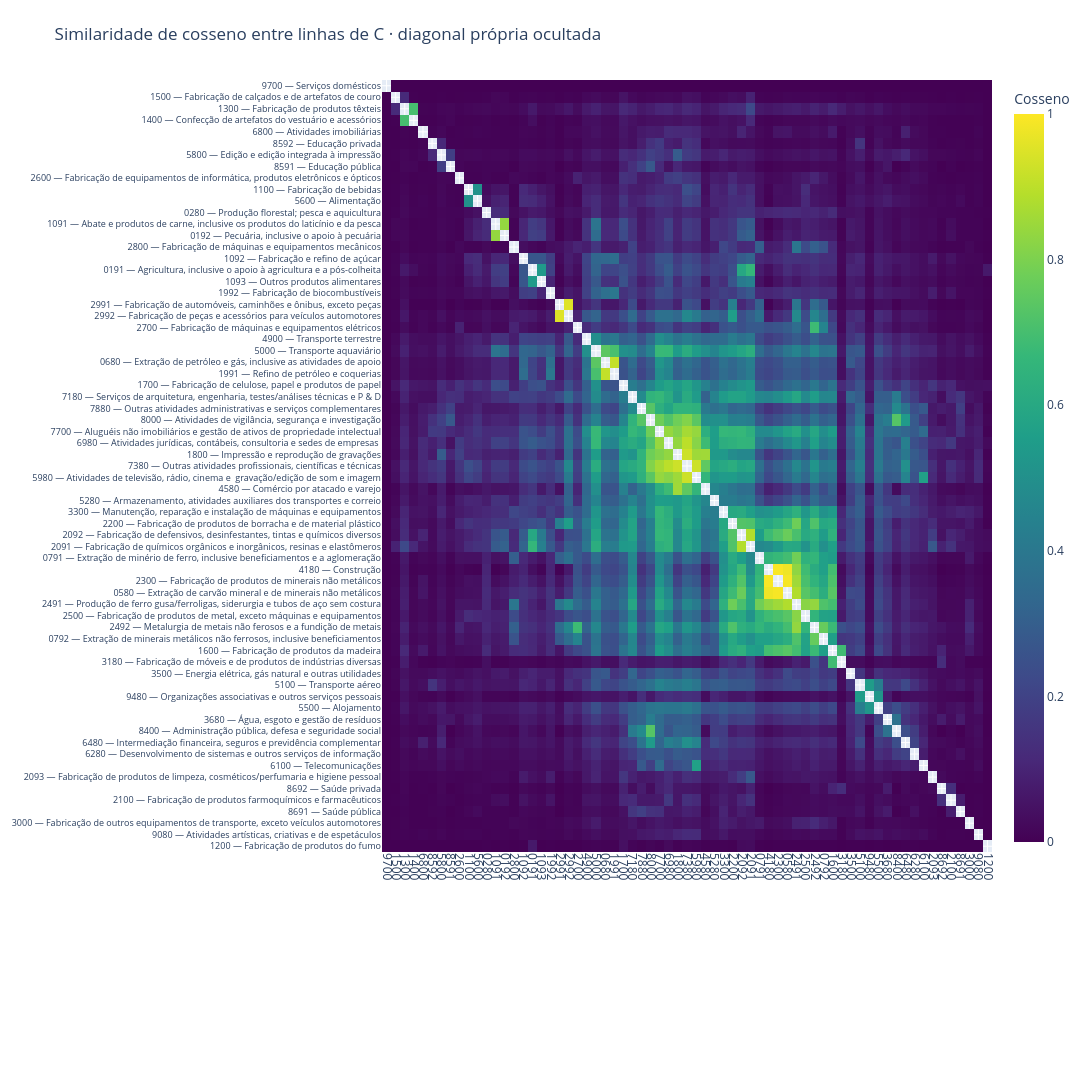
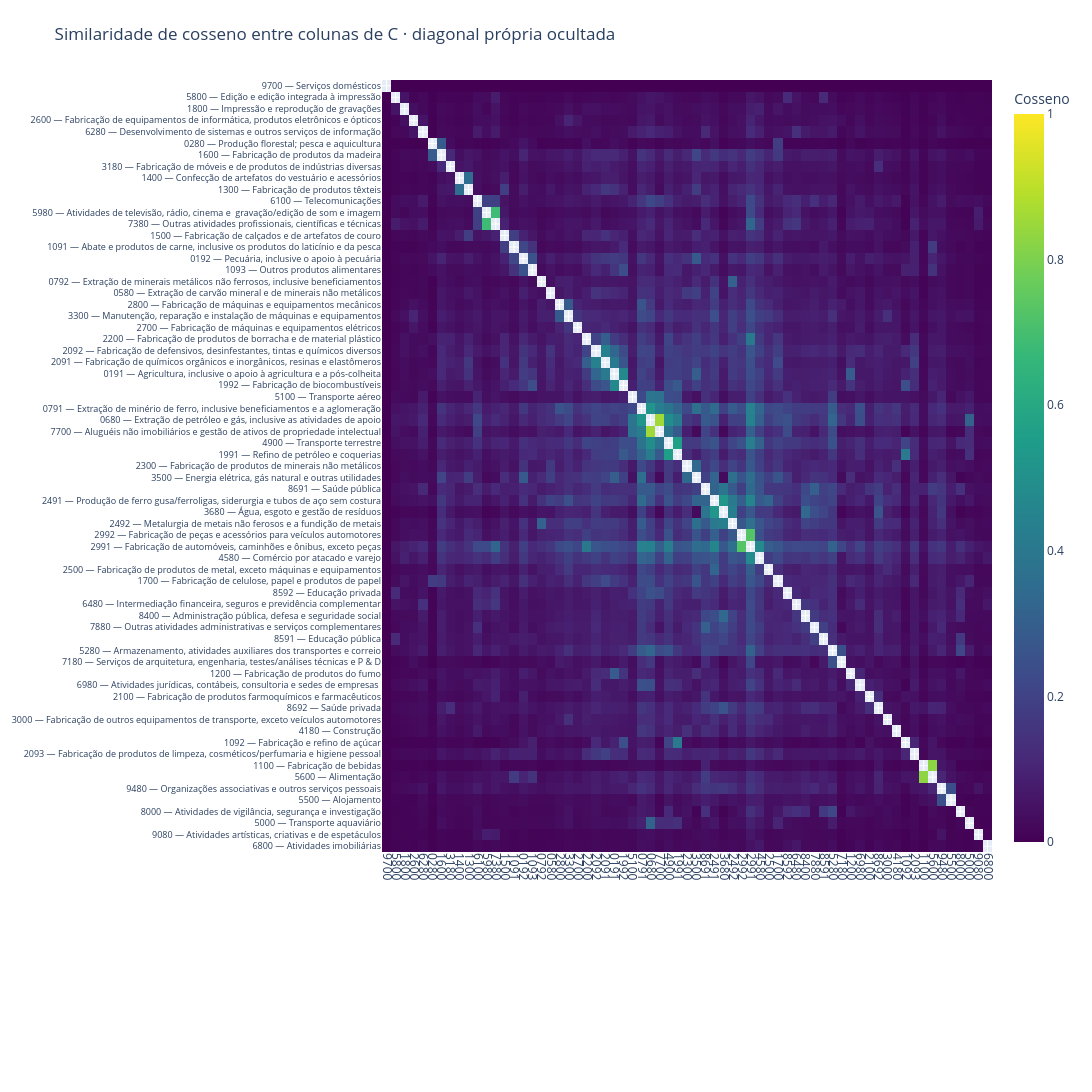

The cell these charts' notebook holds for them, in order:
### Markdown cell above
## 7. Similaridade dos setores: perfis de linhas e colunas

Usamos as similaridades calculadas na seção 2, a partir de **C completa, incluindo a diagonal**. A exclusão da diagonal é somente um recorte dos desenhos de fluxos: não alteramos silenciosamente a definição dos perfis.

- **Linhas:** dois emissores são semelhantes quando distribuem suas emissões entre os mesmos destinos em proporções parecidas.
- **Colunas:** duas atividades de demanda final são semelhantes quando dependem das mesmas origens emissoras em proporções parecidas.

As cores vão de 0 a 1, independentemente do volume de emissões. Uma diagonal própria dominante pode reduzir a similaridade entre setores diferentes. A diagonal das matrizes de similaridade (comparação de um perfil consigo mesmo) vale 1 e é ocultada somente nos mapas e nos rankings.

Ordenamos os mapas por agrupamento hierárquico com ligação média e dissimilaridade $1-s$. Isso aproxima perfis semelhantes no desenho; não define grupos econômicos nem um número de clusters. A ordem é a mesma nos dois eixos de cada mapa, mas pode diferir entre os mapas. Vetores nulos, se existirem, ficam fora do agrupamento e ao fim do mapa com comparações indefinidas.

### Code cell
from scipy.cluster.hierarchy import linkage, leaves_list
from scipy.spatial.distance import squareform, cdist

figuras_similaridade = {}
pares_similares = {}
for tipo, similaridade, perfis in [
    ("linhas", similaridade_linhas, C.to_numpy()),
    ("colunas", similaridade_colunas, C.to_numpy().T),
]:
    # Conferência independente das similaridades dos perfis originais.
    np.testing.assert_allclose(similaridade.to_numpy(), 1-cdist(perfis, perfis, metric="cosine"),
                               atol=1e-12, equal_nan=True)
    validos = similaridade.index[np.isfinite(np.diag(similaridade))]
    indefinidos = similaridade.index[~np.isfinite(np.diag(similaridade))]
    if len(validos) > 1:
        distancias = np.clip(1-similaridade.loc[validos, validos].to_numpy(), 0, 1)
        distancias = (distancias + distancias.T)/2
        np.fill_diagonal(distancias, 0)
        arvore = linkage(squareform(distancias), method="average", optimal_ordering=True)
        ordem = validos[leaves_list(arvore)].tolist() + indefinidos.tolist()
    else:
        ordem = validos.tolist() + indefinidos.tolist()
    mapa = similaridade.loc[ordem, ordem].to_numpy(copy=True)
    np.fill_diagonal(mapa, np.nan)
    descricoes = [f"{codigo} — {nomes[codigo]}" for codigo in ordem]
    fig = go.Figure(go.Heatmap(
        z=mapa, x=descricoes, y=descricoes, zmin=0, zmax=1,
        colorscale="Viridis", colorbar=dict(title="Cosseno"), hoverongaps=False,
        hovertemplate="%{y}<br>%{x}<br>Similaridade: %{z:.4f}<extra></extra>",
    ))
    fig.update_layout(title=f"Similaridade de cosseno entre {tipo} de C · diagonal própria ocultada",
                      height=1100, width=1400, margin=dict(l=360, b=240, t=80, r=80))
    fig.update_xaxes(tickmode="array", tickvals=descricoes, ticktext=ordem, tickangle=90)
    fig.update_yaxes(autorange="reversed", tickfont=dict(size=9))
    figuras_similaridade[tipo] = fig
    fig.show()

    # Cada par aparece uma vez; excluímos comparações consigo mesmo.
    i, j = np.triu_indices(len(similaridade), k=1)
    pares = pd.DataFrame({
        "atividade_1": similaridade.index.to_numpy()[i],
        "atividade_2": similaridade.columns.to_numpy()[j],
        "similaridade": similaridade.to_numpy()[i, j],
    }).dropna(subset=["similaridade"])
    pares["descricao_1"] = pares["atividade_1"].map(nomes)
    pares["descricao_2"] = pares["atividade_2"].map(nomes)
    pares = pares.sort_values(["similaridade", "atividade_1", "atividade_2"], ascending=[False, True, True])
    pares_similares[tipo] = pares
    print(f"Dez pares mais semelhantes — {tipo}:")
    display(pares.head(10))

### Figure 1 — Plotly figure (JSON) as saved in the notebook; plotly's stock layout.template omitted (floating-point values rounded to 4 significant figures; data arrays with more than 128 entries replaced by an {"elided": "..."} marker saying what was removed)
{"data": [{"colorbar": {"title": {"text": "Cosseno"}}, "colorscale": [[0.0, "#440154"], [0.1111, "#482878"], [0.2222, "#3e4989"], [0.3333, "#31688e"], [0.4444, "#26828e"], [0.5556, "#1f9e89"], [0.6667, "#35b779"], [0.7778, "#6ece58"], [0.8889, "#b5de2b"], [1.0, "#fde725"]], "hoverongaps": false, "hovertemplate": "%{y}<br>%{x}<br>Similaridade: %{z:.4f}<extra></extra>", "x": ["9700 — Serviços domésticos", "1500 — Fabricação de calçados e de artefatos de couro", "1300 — Fabricação de produtos têxteis", "1400 — Confecção de artefatos do vestuário e acessórios", "6800 — Atividades imobiliárias", "8592 — Educação privada", "5800 — Edição e edição integrada à impressão", "8591 — Educação pública", "2600 — Fabricação de equipamentos de informática, produtos eletrônicos e ópticos", "1100 — Fabricação de bebidas", "5600 — Alimentação", "0280 — Produção florestal; pesca e aquicultura", "1091 — Abate e produtos de carne, inclusive os produtos do laticínio e da pesca", "0192 — Pecuária, inclusive o apoio à pecuária", "2800 — Fabricação de máquinas e equipamentos mecânicos", "1092 — Fabricação e refino de açúcar", "0191 — Agricultura, inclusive o apoio à agricultura e a pós-colheita", "1093 — Outros produtos alimentares", "1992 — Fabricação de biocombustíveis", "2991 — Fabricação de automóveis, caminhões e ônibus, exceto peças", "2992 — Fabricação de peças e acessórios para veículos automotores", "2700 — Fabricação de máquinas e equipamentos elétricos", "4900 — Transporte terrestre", "5000 — Transporte aquaviário", "0680 — Extração de petróleo e gás, inclusive as atividades de apoio", "1991 — Refino de petróleo e coquerias", "1700 — Fabricação de celulose, papel e produtos de papel", "7180 — Serviços de arquitetura, engenharia, testes/análises técnicas e P & D", "7880 — Outras atividades administrativas e serviços complementares", "8000 — Atividades de vigilância, segurança e investigação", "7700 — Aluguéis não imobiliários e gestão de ativos de propriedade intelectual", "6980 — Atividades jurídicas, contábeis, consultoria e sedes de empresas ", "1800 — Impressão e reprodução de gravações", "7380 — Outras atividades profissionais, científicas e técnicas", "5980 — Atividades de televisão, rádio, cinema e  gravação/edição de som e imagem", "4580 — Comércio por atacado e varejo", "5280 — Armazenamento, atividades auxiliares dos transportes e correio", "3300 — Manutenção, reparação e instalação de máquinas e equipamentos", "2200 — Fabricação de produtos de borracha e de material plástico", "2092 — Fabricação de defensivos, desinfestantes, tintas e químicos diversos", "2091 — Fabricação de químicos orgânicos e inorgânicos, resinas e elastômeros", "0791 — Extração de minério de ferro, inclusive beneficiamentos e a aglomeração", "4180 — Construção", "2300 — Fabricação de produtos de minerais não metálicos", "0580 — Extração de carvão mineral e de minerais não metálicos", "2491 — Produção de ferro gusa/ferroligas, siderurgia e tubos de aço sem costura", "2500 — Fabricação de produtos de metal, exceto máquinas e equipamentos", "2492 — Metalurgia de metais não ferosos e a fundição de metais", "0792 — Extração de minerais metálicos não ferrosos, inclusive beneficiamentos", "1600 — Fabricação de produtos da madeira", "3180 — Fabricação de móveis e de produtos de indústrias diversas", "3500 — Energia elétrica, gás natural e outras utilidades", "5100 — Transporte aéreo", "9480 — Organizações associativas e outros serviços pessoais", "5500 — Alojamento", "3680 — Água, esgoto e gestão de resíduos", "8400 — Administração pública, defesa e seguridade social", "6480 — Intermediação financeira, seguros e previdência complementar", "6280 — Desenvolvimento de sistemas e outros serviços de informação", "6100 — Telecomunicações", "2093 — Fabricação de produtos de limpeza, cosméticos/perfumaria e higiene pessoal", "8692 — Saúde privada", "2100 — Fabricação de produtos farmoquímicos e farmacêuticos", "8691 — Saúde pública", "3000 — Fabricação de outros equipamentos de transporte, exceto veículos automotores", "9080 — Atividades artísticas, criativas e de espetáculos", "1200 — Fabricação de produtos do fumo"], "y": ["9700 — Serviços domésticos", "1500 — Fabricação de calçados e de artefatos de couro", "1300 — Fabricação de produtos têxteis", "1400 — Confecção de artefatos do vestuário e acessórios", "6800 — Atividades imobiliárias", "8592 — Educação privada", "5800 — Edição e edição integrada à impressão", "8591 — Educação pública", "2600 — Fabricação de equipamentos de informática, produtos eletrônicos e ópticos", "1100 — Fabricação de bebidas", "5600 — Alimentação", "0280 — Produção florestal; pesca e aquicultura", "1091 — Abate e produtos de carne, inclusive os produtos do laticínio e da pesca", "0192 — Pecuária, inclusive o apoio à pecuária", "2800 — Fabricação de máquinas e equipamentos mecânicos", "1092 — Fabricação e refino de açúcar", "0191 — Agricultura, inclusive o apoio à agricultura e a pós-colheita", "1093 — Outros produtos alimentares", "1992 — Fabricação de biocombustíveis", "2991 — Fabricação de automóveis, caminhões e ônibus, exceto peças", "2992 — Fabricação de peças e acessórios para veículos automotores", "2700 — Fabricação de máquinas e equipamentos elétricos", "4900 — Transporte terrestre", "5000 — Transporte aquaviário", "0680 — Extração de petróleo e gás, inclusive as atividades de apoio", "1991 — Refino de petróleo e coquerias", "1700 — Fabricação de celulose, papel e produtos de papel", "7180 — Serviços de arquitetura, engenharia, testes/análises técnicas e P & D", "7880 — Outras atividades administrativas e serviços complementares", "8000 — Atividades de vigilância, segurança e investigação", "7700 — Aluguéis não imobiliários e gestão de ativos de propriedade intelectual", "6980 — Atividades jurídicas, contábeis, consultoria e sedes de empresas ", "1800 — Impressão e reprodução de gravações", "7380 — Outras atividades profissionais, científicas e técnicas", "5980 — Atividades de televisão, rádio, cinema e  gravação/edição de som e imagem", "4580 — Comércio por atacado e varejo", "5280 — Armazenamento, atividades auxiliares dos transportes e correio", "3300 — Manutenção, reparação e instalação de máquinas e equipamentos", "2200 — Fabricação de produtos de borracha e de material plástico", "2092 — Fabricação de defensivos, desinfestantes, tintas e químicos diversos", "2091 — Fabricação de químicos orgânicos e inorgânicos, resinas e elastômeros", "0791 — Extração de minério de ferro, inclusive beneficiamentos e a aglomeração", "4180 — Construção", "2300 — Fabricação de produtos de minerais não metálicos", "0580 — Extração de carvão mineral e de minerais não metálicos", "2491 — Produção de ferro gusa/ferroligas, siderurgia e tubos de aço sem costura", "2500 — Fabricação de produtos de metal, exceto máquinas e equipamentos", "2492 — Metalurgia de metais não ferosos e a fundição de metais", "0792 — Extração de minerais metálicos não ferrosos, inclusive beneficiamentos", "1600 — Fabricação de produtos da madeira", "3180 — Fabricação de móveis e de produtos de indústrias diversas", "3500 — Energia elétrica, gás natural e outras utilidades", "5100 — Transporte aéreo", "9480 — Organizações associativas e outros serviços pessoais", "5500 — Alojamento", "3680 — Água, esgoto e gestão de resíduos", "8400 — Administração pública, defesa e seguridade social", "6480 — Intermediação financeira, seguros e previdência complementar", "6280 — Desenvolvimento de sistemas e outros serviços de informação", "6100 — Telecomunicações", "2093 — Fabricação de produtos de limpeza, cosméticos/perfumaria e higiene pessoal", "8692 — Saúde privada", "2100 — Fabricação de produtos farmoquímicos e farmacêuticos", "8691 — Saúde pública", "3000 — Fabricação de outros equipamentos de transporte, exceto veículos automotores", "9080 — Atividades artísticas, criativas e de espetáculos", "1200 — Fabricação de produtos do fumo"], "z": {"elided": "67x67 float values"}, "zmax": 1, "zmin": 0, "type": "heatmap"}], "layout": {"margin": {"l": 360, "b": 240, "t": 80, "r": 80}, "title": {"text": "Similaridade de cosseno entre linhas de C · diagonal própria ocultada"}, "height": 1100, "width": 1400, "xaxis": {"tickmode": "array", "tickvals": ["9700 — Serviços domésticos", "1500 — Fabricação de calçados e de artefatos de couro", "1300 — Fabricação de produtos têxteis", "1400 — Confecção de artefatos do vestuário e acessórios", "6800 — Atividades imobiliárias", "8592 — Educação privada", "5800 — Edição e edição integrada à impressão", "8591 — Educação pública", "2600 — Fabricação de equipamentos de informática, produtos eletrônicos e ópticos", "1100 — Fabricação de bebidas", "5600 — Alimentação", "0280 — Produção florestal; pesca e aquicultura", "1091 — Abate e produtos de carne, inclusive os produtos do laticínio e da pesca", "0192 — Pecuária, inclusive o apoio à pecuária", "2800 — Fabricação de máquinas e equipamentos mecânicos", "1092 — Fabricação e refino de açúcar", "0191 — Agricultura, inclusive o apoio à agricultura e a pós-colheita", "1093 — Outros produtos alimentares", "1992 — Fabricação de biocombustíveis", "2991 — Fabricação de automóveis, caminhões e ônibus, exceto peças", "2992 — Fabricação de peças e acessórios para veículos automotores", "2700 — Fabricação de máquinas e equipamentos elétricos", "4900 — Transporte terrestre", "5000 — Transporte aquaviário", "0680 — Extração de petróleo e gás, inclusive as atividades de apoio", "1991 — Refino de petróleo e coquerias", "1700 — Fabricação de celulose, papel e produtos de papel", "7180 — Serviços de arquitetura, engenharia, testes/análises técnicas e P & D", "7880 — Outras atividades administrativas e serviços complementares", "8000 — Atividades de vigilância, segurança e investigação", "7700 — Aluguéis não imobiliários e gestão de ativos de propriedade intelectual", "6980 — Atividades jurídicas, contábeis, consultoria e sedes de empresas ", "1800 — Impressão e reprodução de gravações", "7380 — Outras atividades profissionais, científicas e técnicas", "5980 — Atividades de televisão, rádio, cinema e  gravação/edição de som e imagem", "4580 — Comércio por atacado e varejo", "5280 — Armazenamento, atividades auxiliares dos transportes e correio", "3300 — Manutenção, reparação e instalação de máquinas e equipamentos", "2200 — Fabricação de produtos de borracha e de material plástico", "2092 — Fabricação de defensivos, desinfestantes, tintas e químicos diversos", "2091 — Fabricação de químicos orgânicos e inorgânicos, resinas e elastômeros", "0791 — Extração de minério de ferro, inclusive beneficiamentos e a aglomeração", "4180 — Construção", "2300 — Fabricação de produtos de minerais não metálicos", "0580 — Extração de carvão mineral e de minerais não metálicos", "2491 — Produção de ferro gusa/ferroligas, siderurgia e tubos de aço sem costura", "2500 — Fabricação de produtos de metal, exceto máquinas e equipamentos", "2492 — Metalurgia de metais não ferosos e a fundição de metais", "0792 — Extração de minerais metálicos não ferrosos, inclusive beneficiamentos", "1600 — Fabricação de produtos da madeira", "3180 — Fabricação de móveis e de produtos de indústrias diversas", "3500 — Energia elétrica, gás natural e outras utilidades", "5100 — Transporte aéreo", "9480 — Organizações associativas e outros serviços pessoais", "5500 — Alojamento", "3680 — Água, esgoto e gestão de resíduos", "8400 — Administração pública, defesa e seguridade social", "6480 — Intermediação financeira, seguros e previdência complementar", "6280 — Desenvolvimento de sistemas e outros serviços de informação", "6100 — Telecomunicações", "2093 — Fabricação de produtos de limpeza, cosméticos/perfumaria e higiene pessoal", "8692 — Saúde privada", "2100 — Fabricação de produtos farmoquímicos e farmacêuticos", "8691 — Saúde pública", "3000 — Fabricação de outros equipamentos de transporte, exceto veículos automotores", "9080 — Atividades artísticas, criativas e de espetáculos", "1200 — Fabricação de produtos do fumo"], "ticktext": ["9700", "1500", "1300", "1400", "6800", "8592", "5800", "8591", "2600", "1100", "5600", "0280", "1091", "0192", "2800", "1092", "0191", "1093", "1992", "2991", "2992", "2700", "4900", "5000", "0680", "1991", "1700", "7180", "7880", "8000", "7700", "6980", "1800", "7380", "5980", "4580", "5280", "3300", "2200", "2092", "2091", "0791", "4180", "2300", "0580", "2491", "2500", "2492", "0792", "1600", "3180", "3500", "5100", "9480", "5500", "3680", "8400", "6480", "6280", "6100", "2093", "8692", "2100", "8691", "3000", "9080", "1200"], "tickangle": 90}, "yaxis": {"tickfont": {"size": 9}, "autorange": "reversed"}}}

### Figure 2 — Plotly figure (JSON) as saved in the notebook; plotly's stock layout.template omitted (floating-point values rounded to 4 significant figures; data arrays with more than 128 entries replaced by an {"elided": "..."} marker saying what was removed)
{"data": [{"colorbar": {"title": {"text": "Cosseno"}}, "colorscale": [[0.0, "#440154"], [0.1111, "#482878"], [0.2222, "#3e4989"], [0.3333, "#31688e"], [0.4444, "#26828e"], [0.5556, "#1f9e89"], [0.6667, "#35b779"], [0.7778, "#6ece58"], [0.8889, "#b5de2b"], [1.0, "#fde725"]], "hoverongaps": false, "hovertemplate": "%{y}<br>%{x}<br>Similaridade: %{z:.4f}<extra></extra>", "x": ["9700 — Serviços domésticos", "5800 — Edição e edição integrada à impressão", "1800 — Impressão e reprodução de gravações", "2600 — Fabricação de equipamentos de informática, produtos eletrônicos e ópticos", "6280 — Desenvolvimento de sistemas e outros serviços de informação", "0280 — Produção florestal; pesca e aquicultura", "1600 — Fabricação de produtos da madeira", "3180 — Fabricação de móveis e de produtos de indústrias diversas", "1400 — Confecção de artefatos do vestuário e acessórios", "1300 — Fabricação de produtos têxteis", "6100 — Telecomunicações", "5980 — Atividades de televisão, rádio, cinema e  gravação/edição de som e imagem", "7380 — Outras atividades profissionais, científicas e técnicas", "1500 — Fabricação de calçados e de artefatos de couro", "1091 — Abate e produtos de carne, inclusive os produtos do laticínio e da pesca", "0192 — Pecuária, inclusive o apoio à pecuária", "1093 — Outros produtos alimentares", "0792 — Extração de minerais metálicos não ferrosos, inclusive beneficiamentos", "0580 — Extração de carvão mineral e de minerais não metálicos", "2800 — Fabricação de máquinas e equipamentos mecânicos", "3300 — Manutenção, reparação e instalação de máquinas e equipamentos", "2700 — Fabricação de máquinas e equipamentos elétricos", "2200 — Fabricação de produtos de borracha e de material plástico", "2092 — Fabricação de defensivos, desinfestantes, tintas e químicos diversos", "2091 — Fabricação de químicos orgânicos e inorgânicos, resinas e elastômeros", "0191 — Agricultura, inclusive o apoio à agricultura e a pós-colheita", "1992 — Fabricação de biocombustíveis", "5100 — Transporte aéreo", "0791 — Extração de minério de ferro, inclusive beneficiamentos e a aglomeração", "0680 — Extração de petróleo e gás, inclusive as atividades de apoio", "7700 — Aluguéis não imobiliários e gestão de ativos de propriedade intelectual", "4900 — Transporte terrestre", "1991 — Refino de petróleo e coquerias", "2300 — Fabricação de produtos de minerais não metálicos", "3500 — Energia elétrica, gás natural e outras utilidades", "8691 — Saúde pública", "2491 — Produção de ferro gusa/ferroligas, siderurgia e tubos de aço sem costura", "3680 — Água, esgoto e gestão de resíduos", "2492 — Metalurgia de metais não ferosos e a fundição de metais", "2992 — Fabricação de peças e acessórios para veículos automotores", "2991 — Fabricação de automóveis, caminhões e ônibus, exceto peças", "4580 — Comércio por atacado e varejo", "2500 — Fabricação de produtos de metal, exceto máquinas e equipamentos", "1700 — Fabricação de celulose, papel e produtos de papel", "8592 — Educação privada", "6480 — Intermediação financeira, seguros e previdência complementar", "8400 — Administração pública, defesa e seguridade social", "7880 — Outras atividades administrativas e serviços complementares", "8591 — Educação pública", "5280 — Armazenamento, atividades auxiliares dos transportes e correio", "7180 — Serviços de arquitetura, engenharia, testes/análises técnicas e P & D", "1200 — Fabricação de produtos do fumo", "6980 — Atividades jurídicas, contábeis, consultoria e sedes de empresas ", "2100 — Fabricação de produtos farmoquímicos e farmacêuticos", "8692 — Saúde privada", "3000 — Fabricação de outros equipamentos de transporte, exceto veículos automotores", "4180 — Construção", "1092 — Fabricação e refino de açúcar", "2093 — Fabricação de produtos de limpeza, cosméticos/perfumaria e higiene pessoal", "1100 — Fabricação de bebidas", "5600 — Alimentação", "9480 — Organizações associativas e outros serviços pessoais", "5500 — Alojamento", "8000 — Atividades de vigilância, segurança e investigação", "5000 — Transporte aquaviário", "9080 — Atividades artísticas, criativas e de espetáculos", "6800 — Atividades imobiliárias"], "y": ["9700 — Serviços domésticos", "5800 — Edição e edição integrada à impressão", "1800 — Impressão e reprodução de gravações", "2600 — Fabricação de equipamentos de informática, produtos eletrônicos e ópticos", "6280 — Desenvolvimento de sistemas e outros serviços de informação", "0280 — Produção florestal; pesca e aquicultura", "1600 — Fabricação de produtos da madeira", "3180 — Fabricação de móveis e de produtos de indústrias diversas", "1400 — Confecção de artefatos do vestuário e acessórios", "1300 — Fabricação de produtos têxteis", "6100 — Telecomunicações", "5980 — Atividades de televisão, rádio, cinema e  gravação/edição de som e imagem", "7380 — Outras atividades profissionais, científicas e técnicas", "1500 — Fabricação de calçados e de artefatos de couro", "1091 — Abate e produtos de carne, inclusive os produtos do laticínio e da pesca", "0192 — Pecuária, inclusive o apoio à pecuária", "1093 — Outros produtos alimentares", "0792 — Extração de minerais metálicos não ferrosos, inclusive beneficiamentos", "0580 — Extração de carvão mineral e de minerais não metálicos", "2800 — Fabricação de máquinas e equipamentos mecânicos", "3300 — Manutenção, reparação e instalação de máquinas e equipamentos", "2700 — Fabricação de máquinas e equipamentos elétricos", "2200 — Fabricação de produtos de borracha e de material plástico", "2092 — Fabricação de defensivos, desinfestantes, tintas e químicos diversos", "2091 — Fabricação de químicos orgânicos e inorgânicos, resinas e elastômeros", "0191 — Agricultura, inclusive o apoio à agricultura e a pós-colheita", "1992 — Fabricação de biocombustíveis", "5100 — Transporte aéreo", "0791 — Extração de minério de ferro, inclusive beneficiamentos e a aglomeração", "0680 — Extração de petróleo e gás, inclusive as atividades de apoio", "7700 — Aluguéis não imobiliários e gestão de ativos de propriedade intelectual", "4900 — Transporte terrestre", "1991 — Refino de petróleo e coquerias", "2300 — Fabricação de produtos de minerais não metálicos", "3500 — Energia elétrica, gás natural e outras utilidades", "8691 — Saúde pública", "2491 — Produção de ferro gusa/ferroligas, siderurgia e tubos de aço sem costura", "3680 — Água, esgoto e gestão de resíduos", "2492 — Metalurgia de metais não ferosos e a fundição de metais", "2992 — Fabricação de peças e acessórios para veículos automotores", "2991 — Fabricação de automóveis, caminhões e ônibus, exceto peças", "4580 — Comércio por atacado e varejo", "2500 — Fabricação de produtos de metal, exceto máquinas e equipamentos", "1700 — Fabricação de celulose, papel e produtos de papel", "8592 — Educação privada", "6480 — Intermediação financeira, seguros e previdência complementar", "8400 — Administração pública, defesa e seguridade social", "7880 — Outras atividades administrativas e serviços complementares", "8591 — Educação pública", "5280 — Armazenamento, atividades auxiliares dos transportes e correio", "7180 — Serviços de arquitetura, engenharia, testes/análises técnicas e P & D", "1200 — Fabricação de produtos do fumo", "6980 — Atividades jurídicas, contábeis, consultoria e sedes de empresas ", "2100 — Fabricação de produtos farmoquímicos e farmacêuticos", "8692 — Saúde privada", "3000 — Fabricação de outros equipamentos de transporte, exceto veículos automotores", "4180 — Construção", "1092 — Fabricação e refino de açúcar", "2093 — Fabricação de produtos de limpeza, cosméticos/perfumaria e higiene pessoal", "1100 — Fabricação de bebidas", "5600 — Alimentação", "9480 — Organizações associativas e outros serviços pessoais", "5500 — Alojamento", "8000 — Atividades de vigilância, segurança e investigação", "5000 — Transporte aquaviário", "9080 — Atividades artísticas, criativas e de espetáculos", "6800 — Atividades imobiliárias"], "z": {"elided": "67x67 float values"}, "zmax": 1, "zmin": 0, "type": "heatmap"}], "layout": {"margin": {"l": 360, "b": 240, "t": 80, "r": 80}, "title": {"text": "Similaridade de cosseno entre colunas de C · diagonal própria ocultada"}, "height": 1100, "width": 1400, "xaxis": {"tickmode": "array", "tickvals": ["9700 — Serviços domésticos", "5800 — Edição e edição integrada à impressão", "1800 — Impressão e reprodução de gravações", "2600 — Fabricação de equipamentos de informática, produtos eletrônicos e ópticos", "6280 — Desenvolvimento de sistemas e outros serviços de informação", "0280 — Produção florestal; pesca e aquicultura", "1600 — Fabricação de produtos da madeira", "3180 — Fabricação de móveis e de produtos de indústrias diversas", "1400 — Confecção de artefatos do vestuário e acessórios", "1300 — Fabricação de produtos têxteis", "6100 — Telecomunicações", "5980 — Atividades de televisão, rádio, cinema e  gravação/edição de som e imagem", "7380 — Outras atividades profissionais, científicas e técnicas", "1500 — Fabricação de calçados e de artefatos de couro", "1091 — Abate e produtos de carne, inclusive os produtos do laticínio e da pesca", "0192 — Pecuária, inclusive o apoio à pecuária", "1093 — Outros produtos alimentares", "0792 — Extração de minerais metálicos não ferrosos, inclusive beneficiamentos", "0580 — Extração de carvão mineral e de minerais não metálicos", "2800 — Fabricação de máquinas e equipamentos mecânicos", "3300 — Manutenção, reparação e instalação de máquinas e equipamentos", "2700 — Fabricação de máquinas e equipamentos elétricos", "2200 — Fabricação de produtos de borracha e de material plástico", "2092 — Fabricação de defensivos, desinfestantes, tintas e químicos diversos", "2091 — Fabricação de químicos orgânicos e inorgânicos, resinas e elastômeros", "0191 — Agricultura, inclusive o apoio à agricultura e a pós-colheita", "1992 — Fabricação de biocombustíveis", "5100 — Transporte aéreo", "0791 — Extração de minério de ferro, inclusive beneficiamentos e a aglomeração", "0680 — Extração de petróleo e gás, inclusive as atividades de apoio", "7700 — Aluguéis não imobiliários e gestão de ativos de propriedade intelectual", "4900 — Transporte terrestre", "1991 — Refino de petróleo e coquerias", "2300 — Fabricação de produtos de minerais não metálicos", "3500 — Energia elétrica, gás natural e outras utilidades", "8691 — Saúde pública", "2491 — Produção de ferro gusa/ferroligas, siderurgia e tubos de aço sem costura", "3680 — Água, esgoto e gestão de resíduos", "2492 — Metalurgia de metais não ferosos e a fundição de metais", "2992 — Fabricação de peças e acessórios para veículos automotores", "2991 — Fabricação de automóveis, caminhões e ônibus, exceto peças", "4580 — Comércio por atacado e varejo", "2500 — Fabricação de produtos de metal, exceto máquinas e equipamentos", "1700 — Fabricação de celulose, papel e produtos de papel", "8592 — Educação privada", "6480 — Intermediação financeira, seguros e previdência complementar", "8400 — Administração pública, defesa e seguridade social", "7880 — Outras atividades administrativas e serviços complementares", "8591 — Educação pública", "5280 — Armazenamento, atividades auxiliares dos transportes e correio", "7180 — Serviços de arquitetura, engenharia, testes/análises técnicas e P & D", "1200 — Fabricação de produtos do fumo", "6980 — Atividades jurídicas, contábeis, consultoria e sedes de empresas ", "2100 — Fabricação de produtos farmoquímicos e farmacêuticos", "8692 — Saúde privada", "3000 — Fabricação de outros equipamentos de transporte, exceto veículos automotores", "4180 — Construção", "1092 — Fabricação e refino de açúcar", "2093 — Fabricação de produtos de limpeza, cosméticos/perfumaria e higiene pessoal", "1100 — Fabricação de bebidas", "5600 — Alimentação", "9480 — Organizações associativas e outros serviços pessoais", "5500 — Alojamento", "8000 — Atividades de vigilância, segurança e investigação", "5000 — Transporte aquaviário", "9080 — Atividades artísticas, criativas e de espetáculos", "6800 — Atividades imobiliárias"], "ticktext": ["9700", "5800", "1800", "2600", "6280", "0280", "1600", "3180", "1400", "1300", "6100", "5980", "7380", "1500", "1091", "0192", "1093", "0792", "0580", "2800", "3300", "2700", "2200", "2092", "2091", "0191", "1992", "5100", "0791", "0680", "7700", "4900", "1991", "2300", "3500", "8691", "2491", "3680", "2492", "2992", "2991", "4580", "2500", "1700", "8592", "6480", "8400", "7880", "8591", "5280", "7180", "1200", "6980", "2100", "8692", "3000", "4180", "1092", "2093", "1100", "5600", "9480", "5500", "8000", "5000", "9080", "6800"], "tickangle": 90}, "yaxis": {"tickfont": {"size": 9}, "autorange": "reversed"}}}
